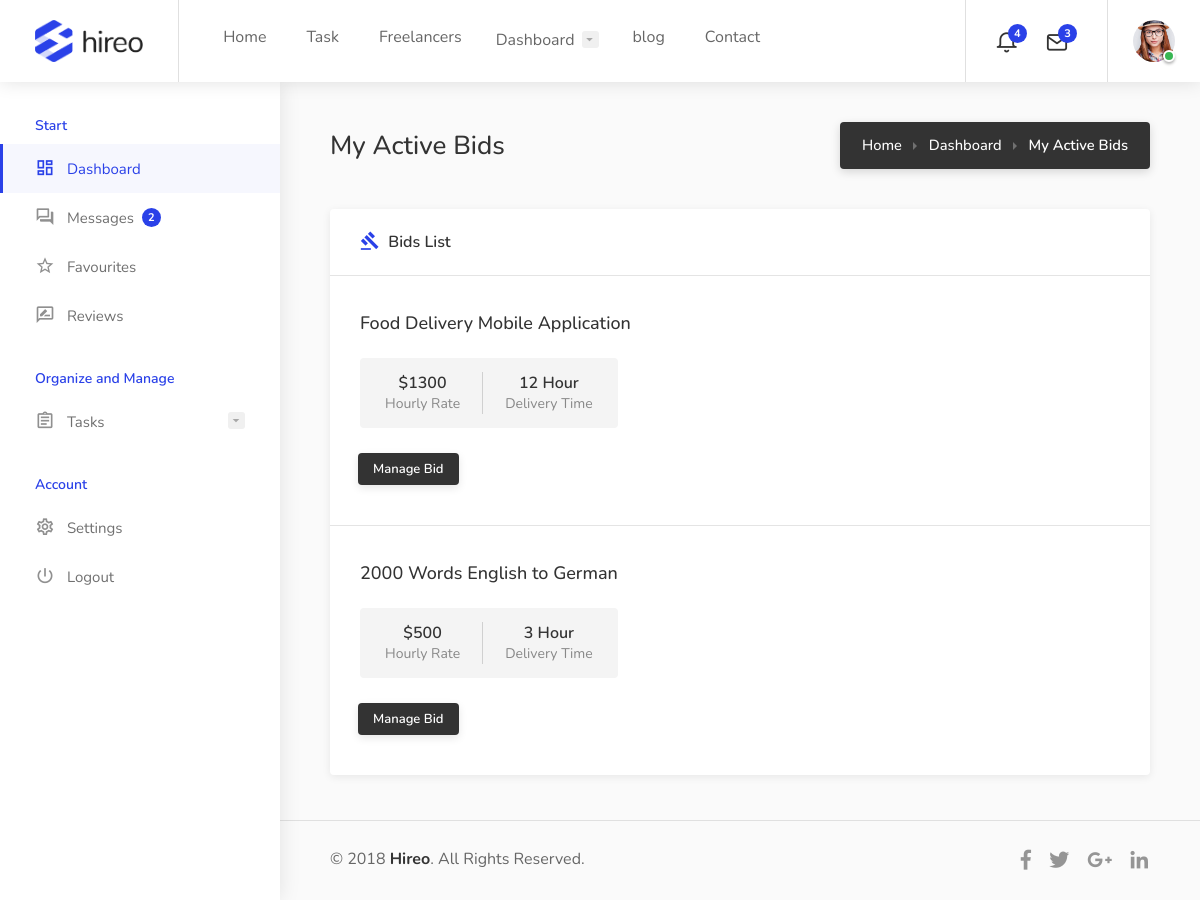
/my_bids/ (signed in), run on the app's committed database.
### user/models.py (models this page shows, shortened)
class Profile(models.Model):
    user = models.OneToOneField(User, on_delete=models.CASCADE)
    image = models.ImageField(default = 'default.png', upload_to='profile_pics')
    tagline = models.CharField(max_length=200,  default='Enter your tagline here')
    bio = models.CharField(max_length=1000, default='Enter your bio here')
    favourite = models.ManyToManyField(User, related_name='favorited_by', blank=True)

### job/models.py (models this page shows, shortened)
class Bid(models.Model):
    job = models.ForeignKey(Job, on_delete=models.CASCADE)
    user = models.ForeignKey(User, on_delete=models.CASCADE)
    Amount = models.IntegerField(default=1000)
    stripe_payment_intent = models.CharField(max_length=200, default="completed")
    has_paid = models.BooleanField( default=False,verbose_name='Payment Status')
    time = models.IntegerField(default=1)
    denom = models.ForeignKey(denom, on_delete=models.DO_NOTHING)
    status = models.BooleanField(default=False)

class Job(models.Model):
    author = models.ForeignKey(User, on_delete=models.CASCADE)
    title = models.CharField(max_length=200)
    job_type = models.ForeignKey(Type, on_delete=models.DO_NOTHING)
    job_category = models.ForeignKey(Category, on_delete=models.DO_NOTHING)
    cost = models.IntegerField(default=100)
    skill = models.ManyToManyField(Skill, blank=True)
    date_created = models.DateTimeField(default=timezone.now)
    description = models.CharField(max_length=10000)
    favourite = models.ManyToManyField(User, related_name='fav_task', blank=True)

class denom(models.Model):
    title = models.CharField(max_length=100)
    def __str__(self):
        return self.title

### user/views.py (the view)
# urls.py: path('my_bids/', dashboard_mybids, name='my_bids'),
@login_required
def dashboard_mybids(request):
    current_user = request.user
    bids = Bid.objects.filter(user=current_user)
    form = BidForm()
    context = {
        'bids':bids,
        'form':form
    }
    return render(request, 'user/my_bids.html', context)

### user/templates/user/my_bids.html
{% extends 'user/dashboard.html' %}
{% block content %}
			<div class="dashboard-headline">
				<h3>My Active Bids</h3>
				<nav id="breadcrumbs" class="dark">
					<ul>
						<li><a href="#">Home</a></li>
						<li><a href="#">Dashboard</a></li>
						<li>My Active Bids</li>
					</ul>
				</nav>
			</div>
			<div class="row">
				<div class="col-xl-12">
					<div class="dashboard-box margin-top-0">
						<div class="headline">
							<h3><i class="icon-material-outline-gavel"></i> Bids List</h3>
						</div>
						<div class="content">
							<ul class="dashboard-box-list">
                                {% for bid in bids %}
								<li>
									<div class="job-listing width-adjustment">
										<div class="job-listing-details">
											<div class="job-listing-description">
												<h3 class="job-listing-title"><a href="#">{{ bid.job.title }}</a></h3>
											</div>
										</div>
									</div>
									<ul class="dashboard-task-info">
										<li><strong>${{ bid.Amount }}</strong><span>Hourly Rate</span></li>
										<li><strong>{{ bid.time }} {{ bid.denom }}</strong><span>Delivery Time</span></li>
									</ul>
									<div class="buttons-to-right always-visible">
										<a href="{% url 'bid_update' bid.id %}"  class="button dark ripple-effect">Manage Bid</a>
									</div>
								</li>
								{% endfor %}
							</ul>
						</div>
					</div>
				</div>
			</div>
{% endblock content %}

### user/templates/user/dashboard.html (shortened to what this page needs)
{% load static %}
<!doctype html>
<html lang="en">
<head>
<link rel="stylesheet" href="{% static 'job/css/style.css' %}">
<link rel="stylesheet" href="{% static 'job/css/colors/blue.css' %}">
<link rel="stylesheet" href="{% static 'job/css/messages.css' %}">
</head>
<body class="gray">
<div id="wrapper">
<header id="header-container" class="fullwidth dashboard-header not-sticky">
	<div id="header">
		<div class="container">
			<div class="left-side">
				<div id="logo">
					<a href="{% url 'job-home' %}"><img src="{% static 'job/images/logo.png' %}" alt=""></a>
				</div>
				<nav id="navigation">
					<ul id="responsive">
						<li><a href="{% url 'job-home' %}">Home</a>
						</li>
						<li><a href="{% url 'job-list' %}">Task</a></li>
						<li><a href="{% url 'freelancer' %}">Freelancers</a></li>
						{% if user.is_authenticated %}
					<li><a href="#">Dashboard</a>
					</li>
					{% endif %}
					<li><a href="#">blog</a></li>
					<li><a href="#">Contact</a></li>
					</ul>
				</nav>
			</div>
		{% if user.is_authenticated %}
		<div class="right-side">
			<div class="header-widget hide-on-mobile">
				<div class="header-notifications">
					<div class="header-notifications-trigger">
						<a href="#"><i class="icon-feather-bell"></i><span>4</span></a>
					</div>
				</div>
				<div class="header-notifications">
					<div class="header-notifications-trigger">
						<a href="#"><i class="icon-feather-mail"></i><span>3</span></a>
					</div>
				</div>
			</div>
			<div class="header-widget">
				<div class="header-notifications user-menu">
					<div class="header-notifications-trigger">
						<a href="#"><div class="user-avatar status-online"><img src="{{ user.profile.image.url }}" alt=""></div></a>
					</div>
				</div>
			</div>
		</div>
		{% endif %}
		</div>
	</div>
</header>
<div class="dashboard-container">
	<div class="dashboard-sidebar">
		<div class="dashboard-sidebar-inner" data-simplebar>
			<div class="dashboard-nav-container">
				<div class="dashboard-nav">
					<div class="dashboard-nav-inner">
						<ul data-submenu-title="Start">
							<li class="active"><a href="{% url 'dashboard' %}"><i class="icon-material-outline-dashboard"></i> Dashboard</a></li>
							<li><a href="{% url 'dashboard-messages' %}"><i class="icon-material-outline-question-answer"></i> Messages <span class="nav-tag">2</span></a></li>
							<li><a href="{% url 'dashboard-favourites' %}"><i class="icon-material-outline-star-border"></i> Favourites</a></li>
							<li><a href="{% url 'reviews' %}"><i class="icon-material-outline-rate-review"></i> Reviews</a></li>
						</ul>
						<ul data-submenu-title="Organize and Manage">
							<li><a href="#"><i class="icon-material-outline-assignment"></i> Tasks</a>
							</li>
						</ul>
						<ul data-submenu-title="Account">
							<li><a href="{% url 'profile-update' %}"><i class="icon-material-outline-settings"></i> Settings</a></li>
							<li><a href="{% url 'logout' %}"><i class="icon-material-outline-power-settings-new"></i> Logout</a></li>
						</ul>
					</div>
				</div>
			</div>
		</div>
	</div>
	<div class="dashboard-content-container" data-simplebar>
		<div class="dashboard-content-inner" >
			{% block content %}
			{% endblock content %}
			<div class="dashboard-footer-spacer"></div>
			<div class="small-footer margin-top-15">
				<div class="small-footer-copyrights">
					© 2018 <strong>Hireo</strong>. All Rights Reserved.
				</div>
				<ul class="footer-social-links">
					<li>
						<a href="#" title="Facebook" data-tippy-placement="top">
							<i class="icon-brand-facebook-f"></i>
						</a>
					</li>
					<li>
						<a href="#" title="Twitter" data-tippy-placement="top">
							<i class="icon-brand-twitter"></i>
						</a>
					</li>
					<li>
						<a href="#" title="Google Plus" data-tippy-placement="top">
							<i class="icon-brand-google-plus-g"></i>
						</a>
					</li>
					<li>
						<a href="#" title="LinkedIn" data-tippy-placement="top">
							<i class="icon-brand-linkedin-in"></i>
						</a>
					</li>
				</ul>
			</div>
		</div>
	</div>
</div>
</div>
</body>
</html>

### job/static/job/css/colors/blue.css (style rules this page uses)
a, .header-widget .log-in-button:hover i, .notification-text span.color, .header-notifications-content .notification-text span.color, ul.user-menu-small-nav li a:hover, ul.user-menu-small-nav li a:hover i, #navigation ul li:hover a:after, #navigation ul li a.current, #navigation ul li a.current:after, #navigation ul li:hover a, #breadcrumbs ul li a:hover, #breadcrumbs.white ul li a:hover, .single-page-header .header-details li a:hover, .blog-post-content h3 a:hover, #posts-nav li a:hover, .task-tags span, .freelancer-detail-item a:hover, .list-4 li:before, .list-3 li:before, .list-2 li:before, .list-1 li:before, .share-buttons-content span strong, .keyword, .banner-headline strong.color, .category-box-icon, .recommended .pricing-plan-label, .recommended .pricing-plan-label strong, .boxed-widget.summary li.total-costs span, .testimonial-box:before, .single-counter h3, .popup-tabs-nav li.active a, .dialog-with-tabs .forgot-password:hover, .dropdown-menu > li > a:hover, .dropdown-menu > .active > a, .dropdown-menu > .active > a:hover, .bootstrap-select .dropdown-menu li.selected a span.check-mark:before, .bootstrap-select .dropdown-menu li.selected:hover a span.check-mark:before, .boxed-list-headline h3 i, .boxed-list-item .item-details .detail-item a:hover, .job-overview .job-overview-inner ul li i, .dashboard-nav ul:before, .dashboard-nav ul li.active-submenu a i, .dashboard-nav ul li.active a i, .dashboard-nav ul li:hover a i, .dashboard-nav ul li.active-submenu a, .dashboard-nav ul li:hover a, .dashboard-nav ul li.active a, .dashboard-nav ul li.active-submenu a:after, .dashboard-nav ul li.active a:after, .dashboard-nav ul li:hover a:after, .dashboard-box .headline h3 i, .help-icon, .header-widget .log-in-button:hover, .header-widget .log-in-button:hover i { color:#2a41e8; }
#backtotop a, .header-notifications-trigger span, a.header-notifications-button, #navigation ul ul.dropdown-nav ul.dropdown-nav li:hover a:after, #navigation ul ul.dropdown-nav li:hover a:after, .mm-menu em.mm-counter, .language-switcher.bootstrap-select.btn-group.open button, .language-switcher.bootstrap-select.btn-group button:hover, .footer-links ul li a span:before, .newsletter button, .pagination ul li a.current-page, a.blog-post-info:hover, #posts-nav li a:hover span, .comment-by a.reply:hover, .contact-address-headline:after, .enable-filters-button span, .enable-filters-button i, .job-listing.with-apply-button:hover .list-apply-button, .letters-list a.current, span.button, button.button, input[type="button"], input[type="submit"], a.button, .list-1 li:before, mark.color, table.basic-table th, .copy-url .copy-url-button, .keyword-input-container .keyword-input-button, .tags-container input[type="checkbox"]:checked + label, input:checked + .switch-button, .radio input[type="radio"] + label .radio-label:after, .uploadButton .uploadButton-button:hover, .pricing-plan .button:hover, .pricing-plan.recommended .button, .pricing-plan .recommended-badge, .payment-tab-trigger > input:checked ~ label::after, .breathing-icon, .icon-box-check, .testimonial-author span, .qtyInc:hover, .qtyDec:hover, #sign-in-dialog .mfp-close:hover, #small-dialog-1 .mfp-close:hover, #small-dialog-2 .mfp-close:hover, #small-dialog-3 .mfp-close:hover, #small-dialog-4 .mfp-close:hover, #small-dialog .mfp-close:hover, .slider-selection, .cluster-visible, .marker-container, .custom-zoom-in:hover, .custom-zoom-out:hover, #geoLocation:hover, #streetView:hover, #scrollEnabling:hover, #scrollEnabling.enabled, a.apply-now-button, a.attachment-box:hover, .freelancer-indicators .indicator-bar span, .dashboard-nav ul li span.nav-tag, .dashboard-box .button.dark:not(.ico):hover, .messages-inbox ul li:before, .message-by h5 i, .message-bubble.me .message-text { background-color:#2a41e8; }
.payment-tab-trigger > input:checked ~ label::before, .dashboard-nav ul li.active-submenu, .dashboard-nav ul li.active, .dashboard-nav ul li:hover { border-color:#2a41e8; }
span.button, button.button, input[type="button"], input[type="submit"], a.button { box-shadow: 0 4px 12px rgba(42,65,232,0.15); }
.dashboard-nav ul li.active-submenu, .dashboard-nav ul li.active, .dashboard-nav ul li:hover { background-color: rgba(42,65,232,0.04); }
.dashboard-nav ul li.active-submenu a:after, .dashboard-nav ul li.active a:after, .dashboard-nav ul li:hover a:after { background: rgba(42,65,232,0.13); }
.dashboard-box-list .button { box-shadow: 0 3px 8px rgba(42,65,232,0.15); }

### data on the page
Bid: job "Food Delivery Mobile Application", Amount "1300", time "12", denom "Hour"
Bid: job "2000 Words English to German", Amount "500", time "3", denom "Hour"
